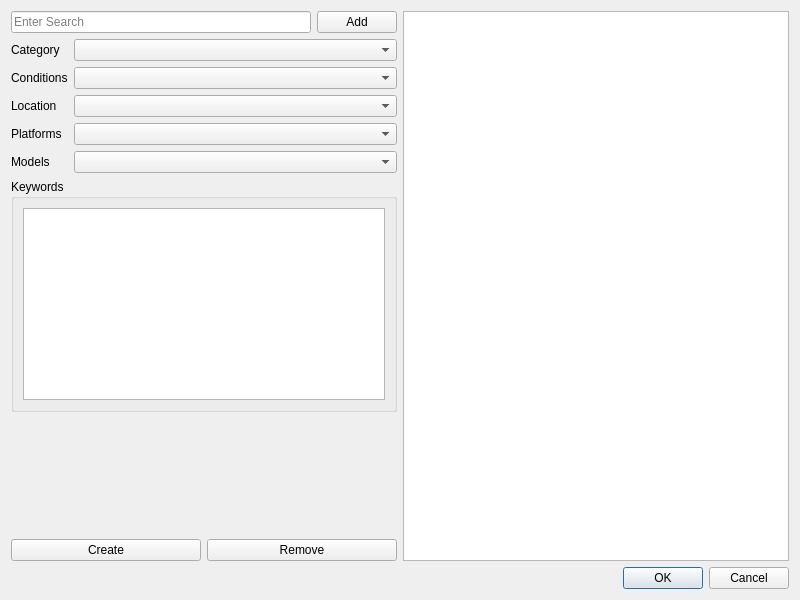
<?xml version="1.0" encoding="UTF-8"?>
<ui version="4.0">
 <class>Platforms</class>
 <widget class="QDialog" name="Platforms">
  <property name="geometry">
   <rect>
    <x>0</x>
    <y>0</y>
    <width>800</width>
    <height>600</height>
   </rect>
  </property>
  <property name="windowTitle">
   <string>Platforms and Searches</string>
  </property>
  <layout class="QVBoxLayout" name="verticalLayout_3">
   <item>
    <layout class="QHBoxLayout" name="horizontalLayout_3">
     <item>
      <layout class="QVBoxLayout" name="verticalLayout_2">
       <item>
        <layout class="QHBoxLayout" name="horizontalLayout_2">
         <item>
          <widget class="QLineEdit" name="search">
           <property name="placeholderText">
            <string>Enter Search</string>
           </property>
          </widget>
         </item>
         <item>
          <widget class="QPushButton" name="addKeyword">
           <property name="text">
            <string>Add</string>
           </property>
          </widget>
         </item>
        </layout>
       </item>
       <item>
        <layout class="QFormLayout" name="formLayout">
         <item row="0" column="0">
          <widget class="QLabel" name="categoryLabel">
           <property name="text">
            <string>Category</string>
           </property>
          </widget>
         </item>
         <item row="0" column="1">
          <widget class="QComboBox" name="category">
           <property name="sizePolicy">
            <sizepolicy hsizetype="Preferred" vsizetype="Fixed">
             <horstretch>0</horstretch>
             <verstretch>0</verstretch>
            </sizepolicy>
           </property>
           <property name="minimumSize">
            <size>
             <width>192</width>
             <height>0</height>
            </size>
           </property>
           <property name="editable">
            <bool>false</bool>
           </property>
           <property name="sizeAdjustPolicy">
            <enum>QComboBox::AdjustToContents</enum>
           </property>
          </widget>
         </item>
         <item row="1" column="0">
          <widget class="QLabel" name="conditionsLabel">
           <property name="text">
            <string>Conditions</string>
           </property>
          </widget>
         </item>
         <item row="1" column="1">
          <widget class="QComboBox" name="conditions">
           <property name="sizePolicy">
            <sizepolicy hsizetype="Preferred" vsizetype="Fixed">
             <horstretch>0</horstretch>
             <verstretch>0</verstretch>
            </sizepolicy>
           </property>
           <property name="minimumSize">
            <size>
             <width>192</width>
             <height>0</height>
            </size>
           </property>
           <property name="sizeAdjustPolicy">
            <enum>QComboBox::AdjustToContents</enum>
           </property>
          </widget>
         </item>
         <item row="2" column="0">
          <widget class="QLabel" name="locationLabel">
           <property name="text">
            <string>Location</string>
           </property>
          </widget>
         </item>
         <item row="2" column="1">
          <widget class="QComboBox" name="locations">
           <property name="sizePolicy">
            <sizepolicy hsizetype="Preferred" vsizetype="Fixed">
             <horstretch>0</horstretch>
             <verstretch>0</verstretch>
            </sizepolicy>
           </property>
           <property name="minimumSize">
            <size>
             <width>192</width>
             <height>0</height>
            </size>
           </property>
           <property name="sizeAdjustPolicy">
            <enum>QComboBox::AdjustToContents</enum>
           </property>
          </widget>
         </item>
         <item row="4" column="1">
          <widget class="QComboBox" name="models">
           <property name="sizePolicy">
            <sizepolicy hsizetype="Preferred" vsizetype="Fixed">
             <horstretch>0</horstretch>
             <verstretch>0</verstretch>
            </sizepolicy>
           </property>
           <property name="minimumSize">
            <size>
             <width>192</width>
             <height>0</height>
            </size>
           </property>
           <property name="sizeAdjustPolicy">
            <enum>QComboBox::AdjustToContents</enum>
           </property>
          </widget>
         </item>
         <item row="3" column="0">
          <widget class="QLabel" name="platformsLabel">
           <property name="text">
            <string>Platforms</string>
           </property>
          </widget>
         </item>
         <item row="3" column="1">
          <widget class="QComboBox" name="platforms">
           <property name="sizePolicy">
            <sizepolicy hsizetype="Preferred" vsizetype="Fixed">
             <horstretch>0</horstretch>
             <verstretch>0</verstretch>
            </sizepolicy>
           </property>
           <property name="minimumSize">
            <size>
             <width>192</width>
             <height>0</height>
            </size>
           </property>
           <property name="sizeAdjustPolicy">
            <enum>QComboBox::AdjustToContents</enum>
           </property>
          </widget>
         </item>
         <item row="4" column="0">
          <widget class="QLabel" name="modelsLabel">
           <property name="text">
            <string>Models</string>
           </property>
          </widget>
         </item>
        </layout>
       </item>
       <item>
        <widget class="QGroupBox" name="groupBox">
         <property name="title">
          <string>Keywords</string>
         </property>
         <layout class="QVBoxLayout" name="verticalLayout">
          <item>
           <widget class="QListWidget" name="keywordList">
            <property name="sizePolicy">
             <sizepolicy hsizetype="Preferred" vsizetype="Expanding">
              <horstretch>0</horstretch>
              <verstretch>0</verstretch>
             </sizepolicy>
            </property>
            <property name="minimumSize">
             <size>
              <width>192</width>
              <height>0</height>
             </size>
            </property>
           </widget>
          </item>
         </layout>
        </widget>
       </item>
       <item>
        <spacer name="inputSpacer">
         <property name="orientation">
          <enum>Qt::Vertical</enum>
         </property>
         <property name="sizeHint" stdset="0">
          <size>
           <width>20</width>
           <height>40</height>
          </size>
         </property>
        </spacer>
       </item>
       <item>
        <layout class="QHBoxLayout" name="horizontalLayout">
         <item>
          <widget class="QPushButton" name="create">
           <property name="sizePolicy">
            <sizepolicy hsizetype="Minimum" vsizetype="Minimum">
             <horstretch>0</horstretch>
             <verstretch>0</verstretch>
            </sizepolicy>
           </property>
           <property name="text">
            <string>Create</string>
           </property>
          </widget>
         </item>
         <item>
          <widget class="QPushButton" name="remove">
           <property name="sizePolicy">
            <sizepolicy hsizetype="Minimum" vsizetype="Minimum">
             <horstretch>0</horstretch>
             <verstretch>0</verstretch>
            </sizepolicy>
           </property>
           <property name="text">
            <string>Remove</string>
           </property>
          </widget>
         </item>
        </layout>
       </item>
      </layout>
     </item>
     <item>
      <layout class="QVBoxLayout" name="rightVLayout">
       <item>
        <widget class="QTreeWidget" name="root">
         <property name="wordWrap">
          <bool>true</bool>
         </property>
         <property name="columnCount">
          <number>2</number>
         </property>
         <attribute name="headerVisible">
          <bool>false</bool>
         </attribute>
         <attribute name="headerCascadingSectionResizes">
          <bool>true</bool>
         </attribute>
         <attribute name="headerMinimumSectionSize">
          <number>100</number>
         </attribute>
         <attribute name="headerDefaultSectionSize">
          <number>150</number>
         </attribute>
         <column>
          <property name="text">
           <string>Configuration</string>
          </property>
         </column>
         <column>
          <property name="text">
           <string notr="true">2</string>
          </property>
         </column>
        </widget>
       </item>
      </layout>
     </item>
    </layout>
   </item>
   <item>
    <widget class="QDialogButtonBox" name="buttonBox">
     <property name="orientation">
      <enum>Qt::Horizontal</enum>
     </property>
     <property name="standardButtons">
      <set>QDialogButtonBox::Cancel|QDialogButtonBox::Ok</set>
     </property>
    </widget>
   </item>
  </layout>
 </widget>
 <resources/>
 <connections>
  <connection>
   <sender>buttonBox</sender>
   <signal>accepted()</signal>
   <receiver>Platforms</receiver>
   <slot>accept()</slot>
   <hints>
    <hint type="sourcelabel">
     <x>248</x>
     <y>254</y>
    </hint>
    <hint type="destinationlabel">
     <x>157</x>
     <y>274</y>
    </hint>
   </hints>
  </connection>
  <connection>
   <sender>buttonBox</sender>
   <signal>rejected()</signal>
   <receiver>Platforms</receiver>
   <slot>reject()</slot>
   <hints>
    <hint type="sourcelabel">
     <x>316</x>
     <y>260</y>
    </hint>
    <hint type="destinationlabel">
     <x>286</x>
     <y>274</y>
    </hint>
   </hints>
  </connection>
 </connections>
</ui>
